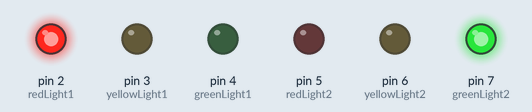
This sketch was run on a simulated Arduino Uno, built with avr-gcc and run on an emulated ATmega328P. Shown: output pins drawn as LEDs (lit = HIGH).

Above: at 2.5 s.
At 16.5 s:
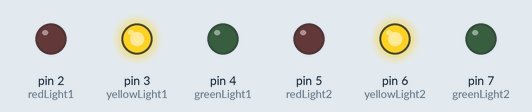
At 30.5 s:
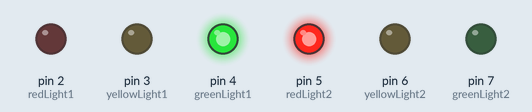
Timing chart, 0 to 44.2 s (numbered marks = the images above):
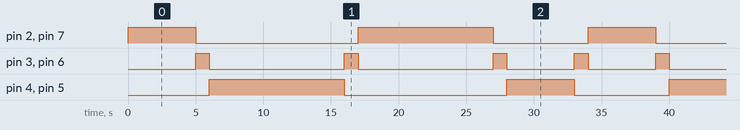

The sketch:

traffic_lights_two_way.ino
```cpp
// Potential answer to the two-way traffic light system. Compare to your system and critically review the difference.

// First, we define the pins that will be used for the different lights,
// including the red, yellow, and green lights for both directions.
// These are defined as OUTPUT pins, which means they will be used to output signals
// to the physical LEDs connected to the Arduino.

int redLight1 = 2;
int yellowLight1 = 3;
int greenLight1 = 4;
int redLight2 = 5;
int yellowLight2 = 6;
int greenLight2 = 7;

void setup() {
  // Set the pins as outputs
  pinMode(redLight1, OUTPUT);
  pinMode(yellowLight1, OUTPUT);
  pinMode(greenLight1, OUTPUT);
  pinMode(redLight2, OUTPUT);
  pinMode(yellowLight2, OUTPUT);
  pinMode(greenLight2, OUTPUT);
}

// Next, we define a function called "trafficLight" which takes two parameters:
// the time for the red light to be on, and the time for the green light to be on.
// This function controls the traffic light sequence for a single direction of traffic.
// The first thing it does is turn on the red light for the specified time,
// then turn on the yellow light for a brief period, and then turn on the green light for the specified time.
// Finally, it turns off the green light and turns on the yellow light again for a brief period
// before turning off the yellow light and turning the cycle back to the beginning with the red light.

void trafficLight(int redTime, int greenTime) {
  // Red light
  digitalWrite(redLight1, HIGH);
  digitalWrite(greenLight2, HIGH);
  delay(redTime);

  // Yellow light
  digitalWrite(redLight1, LOW);
  digitalWrite(yellowLight1, HIGH);
  digitalWrite(greenLight2, LOW);
  digitalWrite(yellowLight2, HIGH);
  delay(1000);

  // Green light
  digitalWrite(yellowLight1, LOW);
  digitalWrite(greenLight1, HIGH);
  digitalWrite(yellowLight2, LOW);
  digitalWrite(redLight2, HIGH);
  delay(greenTime);

  // Yellow light
  digitalWrite(greenLight1, LOW);
  digitalWrite(yellowLight1, HIGH);
  digitalWrite(redLight2, LOW);
  digitalWrite(yellowLight2, HIGH);
  delay(1000);

  // Turn off yellow light
  digitalWrite(yellowLight1, LOW);
  digitalWrite(yellowLight2, LOW);
}

// Finally, in the loop function, we call the trafficLight function twice to create the traffic light sequence
// for both directions of traffic.
// We also include a delay at the end of each cycle to give time for the traffic to clear
// before the next cycle starts.

void loop() {
  trafficLight(5000, 10000); // Direction 1
  trafficLight(10000, 5000); // Direction 2
}

// Why do you think one loop is longer than the other?
// Critically review your code and arduino setup.
// Highlight three things that went well and offer three improvements
// What is wrong with this traffic light system?
// Extension - program this so it works more like a UK traffic light systems
```

Measured:
- by itself, pin 2 (redLight1), pin 7 (greenLight2): repeats every 34.0 s: LOW 12.0 s, HIGH 10.0 s, LOW 7.0 s, HIGH 5.0 s
- by itself, pin 3 (yellowLight1), pin 6 (yellowLight2): repeats every 34.0 s: 2 × (LOW 10.0 s, HIGH 1.0 s), 2 × (LOW 5.0 s, HIGH 1.0 s)
- by itself, pin 4 (greenLight1), pin 5 (redLight2): repeats every 34.0 s: LOW 12.0 s, HIGH 5.0 s, LOW 7.0 s, HIGH 10.0 s
